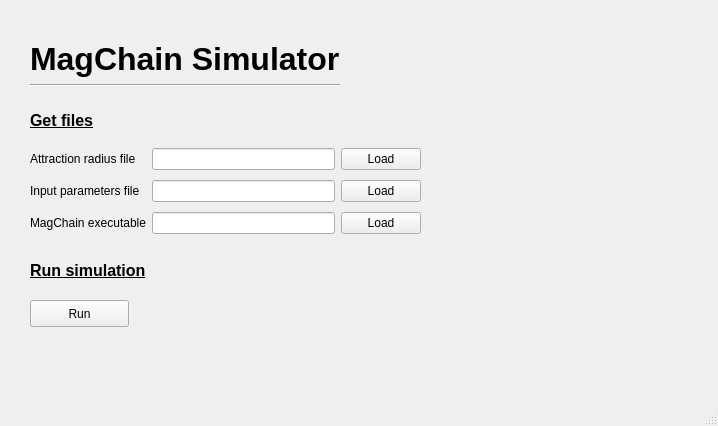
<?xml version="1.0" encoding="UTF-8"?>
<ui version="4.0">
 <class>MainWindow</class>
 <widget class="QMainWindow" name="MainWindow">
  <property name="geometry">
   <rect>
    <x>0</x>
    <y>0</y>
    <width>718</width>
    <height>426</height>
   </rect>
  </property>
  <property name="windowTitle">
   <string>MagChain Simulator</string>
  </property>
  <widget class="QWidget" name="centralwidget">
   <widget class="QLabel" name="label_5">
    <property name="geometry">
     <rect>
      <x>30</x>
      <y>110</y>
      <width>81</width>
      <height>21</height>
     </rect>
    </property>
    <property name="font">
     <font>
      <pointsize>12</pointsize>
      <weight>75</weight>
      <bold>true</bold>
      <underline>true</underline>
     </font>
    </property>
    <property name="text">
     <string>Get files</string>
    </property>
   </widget>
   <widget class="QLabel" name="label_6">
    <property name="geometry">
     <rect>
      <x>30</x>
      <y>260</y>
      <width>121</width>
      <height>21</height>
     </rect>
    </property>
    <property name="font">
     <font>
      <pointsize>12</pointsize>
      <weight>75</weight>
      <bold>true</bold>
      <underline>true</underline>
     </font>
    </property>
    <property name="text">
     <string>Run simulation</string>
    </property>
   </widget>
   <widget class="QPushButton" name="run">
    <property name="geometry">
     <rect>
      <x>30</x>
      <y>300</y>
      <width>99</width>
      <height>27</height>
     </rect>
    </property>
    <property name="text">
     <string>Run</string>
    </property>
   </widget>
   <widget class="QWidget" name="layoutWidget">
    <property name="geometry">
     <rect>
      <x>30</x>
      <y>40</y>
      <width>310</width>
      <height>47</height>
     </rect>
    </property>
    <layout class="QGridLayout" name="gridLayout">
     <item row="1" column="0">
      <widget class="Line" name="line">
       <property name="orientation">
        <enum>Qt::Horizontal</enum>
       </property>
      </widget>
     </item>
     <item row="0" column="0">
      <widget class="QLabel" name="label_4">
       <property name="font">
        <font>
         <pointsize>24</pointsize>
         <weight>75</weight>
         <bold>true</bold>
        </font>
       </property>
       <property name="text">
        <string>MagChain Simulator</string>
       </property>
      </widget>
     </item>
    </layout>
   </widget>
   <widget class="QWidget" name="layoutWidget">
    <property name="geometry">
     <rect>
      <x>30</x>
      <y>144</y>
      <width>391</width>
      <height>95</height>
     </rect>
    </property>
    <layout class="QGridLayout" name="gridLayout_2">
     <item row="0" column="0">
      <widget class="QLabel" name="label">
       <property name="text">
        <string>Attraction radius file</string>
       </property>
      </widget>
     </item>
     <item row="0" column="1">
      <widget class="QLineEdit" name="attradius">
       <property name="readOnly">
        <bool>true</bool>
       </property>
      </widget>
     </item>
     <item row="0" column="2">
      <widget class="QPushButton" name="load_attradius">
       <property name="text">
        <string>Load</string>
       </property>
      </widget>
     </item>
     <item row="1" column="0">
      <widget class="QLabel" name="label_2">
       <property name="text">
        <string>Input parameters file</string>
       </property>
      </widget>
     </item>
     <item row="1" column="1">
      <widget class="QLineEdit" name="input">
       <property name="readOnly">
        <bool>true</bool>
       </property>
      </widget>
     </item>
     <item row="1" column="2">
      <widget class="QPushButton" name="load_input">
       <property name="text">
        <string>Load</string>
       </property>
      </widget>
     </item>
     <item row="2" column="0">
      <widget class="QLabel" name="label_3">
       <property name="text">
        <string>MagChain executable</string>
       </property>
      </widget>
     </item>
     <item row="2" column="1">
      <widget class="QLineEdit" name="magchain">
       <property name="readOnly">
        <bool>true</bool>
       </property>
      </widget>
     </item>
     <item row="2" column="2">
      <widget class="QPushButton" name="load_magchain">
       <property name="text">
        <string>Load</string>
       </property>
      </widget>
     </item>
    </layout>
   </widget>
  </widget>
  <widget class="QMenuBar" name="menubar">
   <property name="geometry">
    <rect>
     <x>0</x>
     <y>0</y>
     <width>718</width>
     <height>25</height>
    </rect>
   </property>
  </widget>
  <widget class="QStatusBar" name="statusbar"/>
 </widget>
 <resources/>
 <connections/>
</ui>
